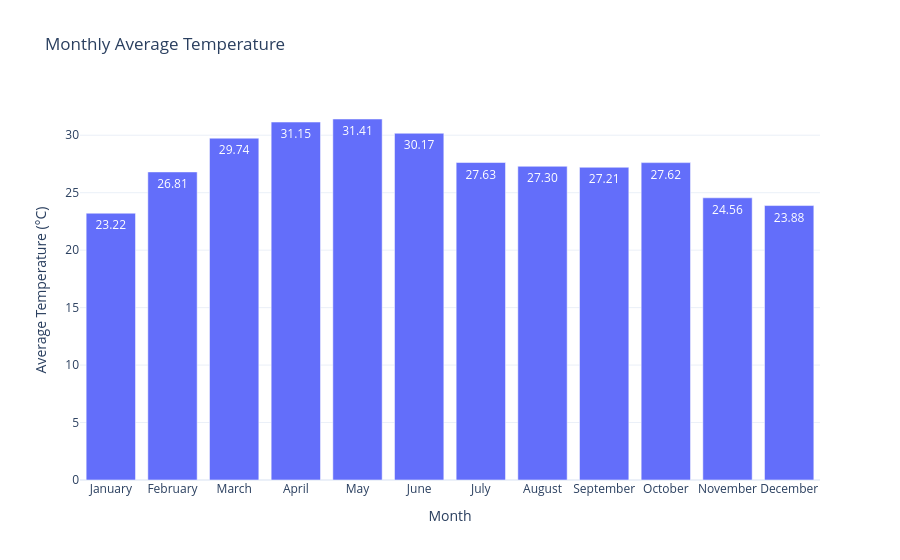

This figure's notebook cell:
### Code cell
monthly_temp = (
    df.groupby("Month_Name")["Temperature"]
    .mean()
    .reset_index()
)

month_order = [
    "January", "February", "March", "April", "May", "June", "July",
    "August", "September", "October", "November", "December"
]

monthly_temp["Month_Name"] = pd.Categorical(
    monthly_temp["Month_Name"],
    categories=month_order,
    ordered=True
)

monthly_temp = monthly_temp.sort_values("Month_Name")

fig = px.bar(
    monthly_temp,
    x="Month_Name",
    y="Temperature",
    text_auto=".2f",
    title="Monthly Average Temperature"
)

fig.update_layout(
    template="plotly_white",
    xaxis_title="Month",
    yaxis_title="Average Temperature (°C)"
)
fig.write_image("monthly_avg_temp.png", scale=2)
fig.show()

### Figure 1 — Plotly figure (JSON) as saved in the notebook; plotly's stock layout.template omitted (floating-point values rounded to 4 significant figures)
{"data": [{"hovertemplate": "Month_Name=%{x}<br>Temperature=%{y}<extra></extra>", "legendgroup": "", "marker": {"color": "#636efa", "pattern": {"shape": ""}}, "name": "", "orientation": "v", "showlegend": false, "textposition": "auto", "texttemplate": "%{y:.2f}", "type": "bar", "x": ["January", "February", "March", "April", "May", "June", "July", "August", "September", "October", "November", "December"], "xaxis": "x", "y": [23.22, 26.81, 29.74, 31.15, 31.41, 30.17, 27.63, 27.3, 27.21, 27.62, 24.56, 23.88], "yaxis": "y"}], "layout": {"barmode": "relative", "legend": {"tracegroupgap": 0}, "title": {"text": "Monthly Average Temperature"}, "xaxis": {"anchor": "y", "domain": [0, 1], "title": {"text": "Month"}}, "yaxis": {"anchor": "x", "domain": [0, 1], "title": {"text": "Average Temperature (°C)"}}}}
